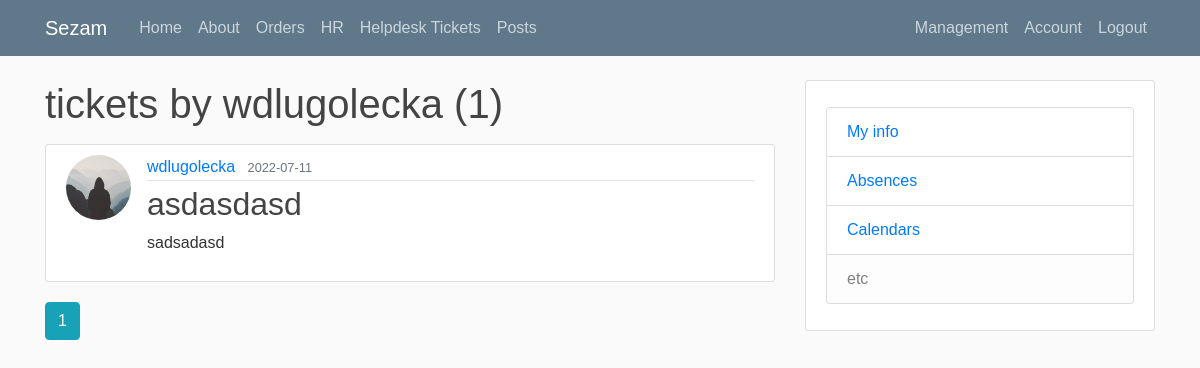
Page /user_helpdesk_tickets/wdlugolecka (signed in) on the committed database.
### sezam.py (models this page shows, shortened)
class User(db.Model, UserMixin):
    id = db.Column(db.Integer, primary_key=True)
    username = db.Column(db.String(20), nullable=False)
    name= db.Column(db.String(20), nullable=False)
    surname= db.Column(db.String(20), nullable=False)
    email = db.Column(db.String(120), unique=True, nullable=False)
    image_file = db.Column(db.String(20), nullable=False, default='default.jpg')
    password = db.Column(db.String(60), nullable=False)
    privilege = db.Column(db.String(60), nullable=False)
    supervisor = db.Column(db.String(60), nullable=False, default='.')
    status = db.Column(db.String(60), nullable=False)
    posts = db.relationship('Post', backref='author', lazy=True)
    helpdesks = db.relationship('Helpdesk', backref='author', lazy=True)
    user_infos = db.relationship('User_info', backref='author', lazy=True)
    orders = db.relationship('Order', backref='author', lazy=True)

class Helpdesk(db.Model):
    id = db.Column(db.Integer, primary_key=True)
    department = db.Column(db.String(100))
    title = db.Column(db.String(100), nullable=False)
    date_posted = db.Column(db.DateTime, nullable=False, default=datetime.utcnow)
    content = db.Column(db.Text, nullable=False)
    user_id = db.Column(db.Integer, db.ForeignKey('user.id'), nullable=False)
    status = db.Column(db.String(100), default='In progress')

### sezam.py (the view)
@app.route("/user_helpdesk_tickets/<string:username>")
@login_required
def user_helpdesk_tickets(username):
    page = request.args.get('page', 1, type=int)
    user = User.query.filter_by(username=username).first_or_404()
    tickets = Helpdesk.query.filter_by(author=user)\
        .paginate(page=page, per_page=5)
    return render_template('user_helpdesk_tickets.html', tickets=tickets, user=user)

### sezam.py (called while the page is built)
@login_manager.user_loader
def load_user(user_id):
    return User.query.get(int(user_id))

### templates/user_helpdesk_tickets.html (shortened to what this page needs)
{% extends "layout.html" %}
{% block content %}
<h1 class="mb-3">tickets by {{ user.username }} ({{ tickets.total }})</h1>
    {% for ticket in tickets.items %}
        <article class="media content-section">
          <img class="rounded-circle article-img" src="{{ url_for('static', filename='profile_pics/' + ticket.author.image_file) }}">
          <div class="media-body">
            <div class="article-metadata">
              <a class="mr-2" href="{{ url_for('user_helpdesk_tickets', username=ticket.author.username) }}">{{ ticket.author.username }}</a>
              <small class="text-muted">{{ ticket.date_posted.strftime('%Y-%m-%d') }}</small>
            </div>
            <h2><a class="article-title" href="{{ url_for('helpdesk_ticket', ticket_id=ticket.id) }}">{{ ticket.title }}</a></h2>
            <p class="article-content">{{ ticket.content }}</p>
          </div>
        </article>
    {% endfor %}
    {% for page_num in tickets.iter_pages(left_edge=1, right_edge=1, left_current=1, right_current=2) %}
      {% if page_num %}
        {% if tickets.page == page_num %}
          <a class="btn btn-info mb-4" href="{{ url_for('user_helpdesk_tickets', username=user.username, page=page_num) }}">{{ page_num }}</a>
        {% else %}
          <a class="btn btn-outline-info mb-4" href="{{ url_for('user_helpdesk_tickets', username=user.username, page=page_num) }}">{{ page_num }}</a>
        {% endif %}
      {% else %}
        ...
      {% endif %}
    {% endfor %}
{% endblock content %}

### static/main.css (style rules this page uses)
body { background: #fafafa; color: #333333; margin-top: 5rem; }
h1, h2, h3, h4, h5, h6 { color: #444444; }
.content-section { background: #ffffff; padding: 10px 20px; border: 1px solid #dddddd; border-radius: 3px; margin-bottom: 20px; }
.article-title { color: #444444; }
.article-content { white-space: pre-line; }
.article-img { height: 65px; width: 65px; margin-right: 16px; }
.article-metadata { padding-bottom: 1px; margin-bottom: 4px; border-bottom: 1px solid #e3e3e3 }
body { font-family: Verdana, sans-serif; }

### rows in the picture
User: username "wdlugolecka"
Helpdesk: image_file (placeholder picture), author.username "wdlugolecka", date_posted "2022-07-11", title "asdasdasd", content "sadsadasd"

### other values in the picture
{{ tickets.total }} "1"
{{ page_num }} "1"
